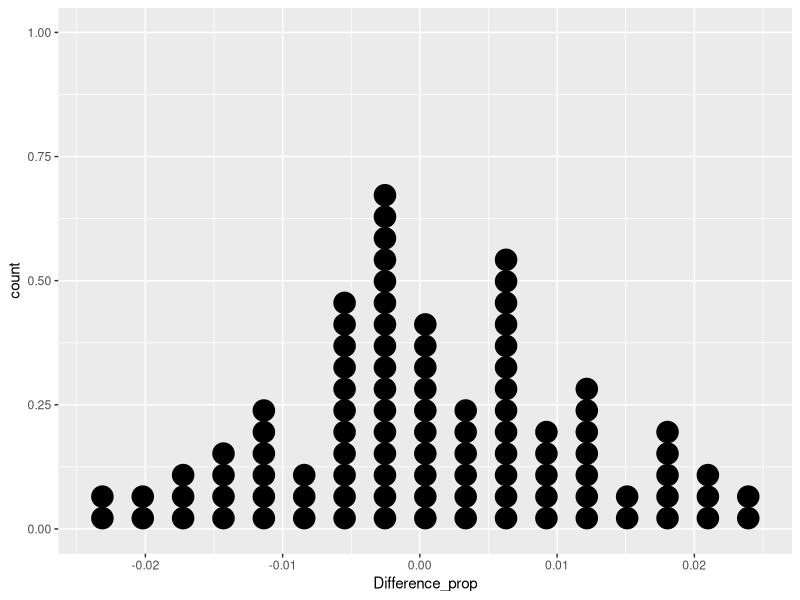

This figure's R source:
## ---- chunk 1
knitr::opts_chunk$set(echo = TRUE)
library(ggplot2)
library(dplyr)
## ---- chunk 2
# example
x <- c("apple", "pear", "strawberry", "orange", "lemon")

sample(x, 3) # picks 3 unique fruits from the vector (without replacement)
sample(x, 10, replace=TRUE) # picks 10 fruits, allowing repeats (sampling with replacement)

## ---- chunk 3
# Example: Print numbers from 1 to 5
for (i in 1:5) {
  print(i)
}

# Example: Simulate rolling a die 5 times and record it
rolls <- rep(0, 5)
for (i in 1:5) {
  rolls[i] <- sample(1:6, 1)
}
rolls

## ---- chunk 4
# Example: Function to calculate (a+b)^2
square <- function(a,b) {
  value = (a+b)^2
  return(value)
}
square(1,2) # Output: 9
square(2,3) # Ouptut: 25


## ---- chunk 5
# Example: Roll a die 3 times using a loop within a function
roll_multiple <- function(runs) {
  # rolls <- numeric(runs)
  rolls <- rep(0, runs) # create rolls vector of 0
 
   for (i in 1:runs) {
    rolls[i] <- sample(1:6, 1)
  }
  
  return(rolls)
}
roll_multiple(5)



## ---- chunk 6

#Outcome from those two dice

dice1 <- sample(1:6, 1)
dice2 <- sample(1:6, 1)

sum_of_two <- dice1 + dice2
sum_of_two


## ---- chunk 7

myoutcome = rep(0, 100) # make a vector of size 100 that has all zero's

for (i in 1:100){
  dice1 <- sample(1:6, 1)
  dice2 <- sample(1:6, 1)
  sum_of_two <- dice1 + dice2
  myoutcome[i] <- sum_of_two
}

head(myoutcome) # print first 6 entries


## ---- chunk 8

twodice_outcome <- function(){
  dice1 <- sample(1:6, 1)
  dice2 <- sample(1:6, 1)
  
  sum_of_two <- dice1 + dice2
  myoutcome <- sum_of_two
  
  return(myoutcome)
}
twodice_outcome() # this function works as one simulation run


myoutcome <- replicate(n=30, twodice_outcome()) # 10 runs
myoutcome



## ---- chunk 9
myoutcome <- replicate(n=30, twodice_outcome())
outcome_table <- table(myoutcome)
n <- length(myoutcome)
prob_outcome <- outcome_table/n
prob_outcome 

# how to ensure that it is proper probability? 
sum(prob_outcome) # it needs to add up to 1

## ---- chunk 10
outcome_table * prob_outcome
names(outcome_table) # we need this
values <- as.numeric(names(outcome_table) ) 

# or
# values <- 2:12 

sum(values * prob_outcome)
mu_hat = sum(values * prob_outcome)


## ---- chunk 11

sigma_2_hat <- sum( (values-mu_hat)^2 - prob_outcome  )
sigma_2_hat
## ---- chunk 12

sim_fn <- function(n=1000){
 myoutcome = rep(0, n)

  for (i in 1:n){
    dice1 <- sample(1:6, 1)
    dice2 <- sample(1:6, 1)
    sum_of_two <- dice1 + dice2
    myoutcome[i] <- sum_of_two
  }
  factored_outcome <- factor(myoutcome)
  outcome_table <- table(factored_outcome)
  
  prob_outcome <- outcome_table/n

  values <- as.numeric(names(outcome_table) ) 


  mu_hat = sum(values * prob_outcome)
  sigma_2_hat <- sum( (values-mu_hat)^2 - prob_outcome  )
 
  output <- list(mu = mu_hat, sigma2 = sigma_2_hat)
  return(output)
}


sim_fn(100)

sim_fn(1000)

sim_fn(10000)

sim_fn(100000)
## ---- chunk 13
data <- c(rep("yes", 46), rep("no", 1314))
head(data)
## ---- chunk 14
index <- sample(1:length(data), 684) # this is where we allocate patients regardless of cause of deaths (that means it is under the null hypothesis data)

Placebo <- data[index]
Aspirin <- data[-index]
## ---- chunk 15
group <- c(rep("Placebo", length(Placebo)), rep("Aspirin", length(Aspirin)))
outcome <- c(Placebo, Aspirin)
df <- data.frame(Group = group, Outcome = outcome)
df_table <- table(df)
df_table
## ---- chunk 16
ratio1 = df_table[3] / 684
ratio2 = df_table[4] / 676
ratio2-ratio1
## ---- chunk 17
sim_function<-function(){
  index <- sample(1:1360, 684)
  Placebo <- data[index]
  Aspirin <- data[-index]
  group <- c(rep("Placebo", length(Placebo)), rep("Aspirin", length(Aspirin)))
  outcome <- c(Placebo, Aspirin)
  df <- data.frame(Group = group, Outcome = outcome)
  
  df_table <- table(df)
  ratio1 = df_table[3] / 684
  ratio2 = df_table[4] / 676

  out <- ratio2-ratio1
  
  
  return(out)
}

sim_function()
## ---- chunk 18
library(ggplot2)
rates <- rep(0,100)

for (i in 1:100){
  rates[i] <- sim_function()
}
sim_df <- data.frame(Difference_prop=rates)
ggplot(data=sim_df, aes(x=Difference_prop)) + geom_dotplot()


## ---- chunk 19

#
#



## ---- chunk 20
#
#
#
## ---- chunk 21
#
#
#

